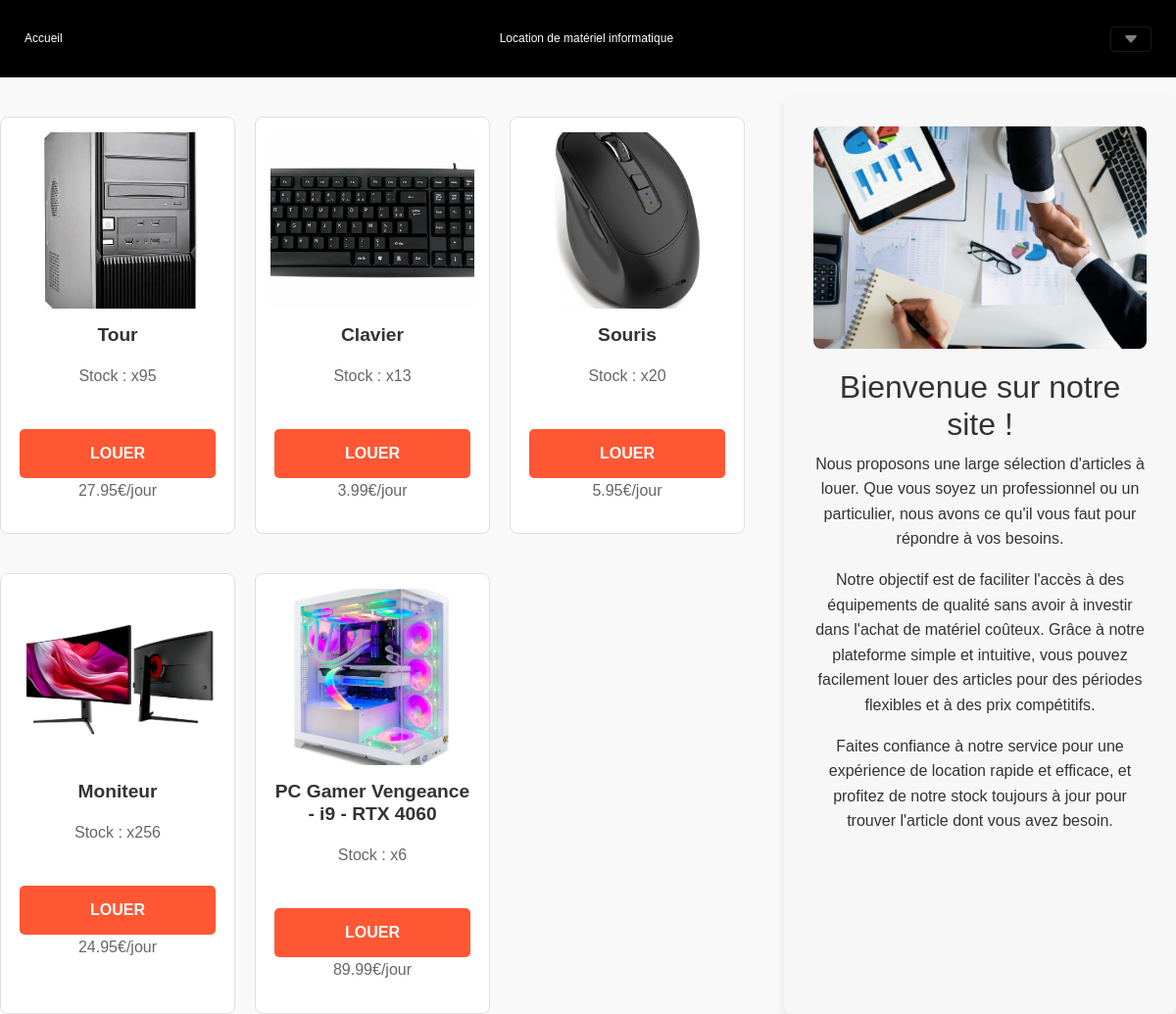
Screenshot of /?action=accueil (signed in) with the database file from the repository.
### tables this page shows
CREATE TABLE `equipement` (
  `id` int(11) NOT NULL,
  `catégorie` int(11) NOT NULL,
  `libelle` varchar(50) NOT NULL,
  `description` varchar(255) NOT NULL,
  `stock` int(11) NOT NULL,
  `prix` float NOT NULL
);

### Controlleur/ctrlAccueil.php (called while the page is built)
<?php
include "$racine/vue/VueEntete.php";
include_once("$racine/model/ModelEquipementDAO.php");
$resultat = ModelEquipementDAO::getAllEquipement();
include "$racine/vue/VueAccueil.php";
include "$racine/vue/VuePied.php";
?>

### index.php (called while the page is built, shortened)
<?php
    $racine = dirname(__FILE__);
    $action = filter_input(INPUT_GET, 'action', FILTER_SANITIZE_STRING);
    $controleur = Routeur::getControleur($action);
    include "$racine/Controlleur/$controleur";
    ?>

### Data/connexionDB.php (called while the page is built, shortened)
<?php
   class ConnexionDB{
        private static $connexion;
        public static function getInstance(){
            if(!self::$connexion){
                try {
                    $serveur = 'mysql:host=localhost;';
                    $bdd = 'dbname=gretagenis';
                    $user = 'root' ;
                    $mdp = '' ;
                    self::$connexion = new PDO($serveur.$bdd, $user, $mdp);
                    self::$connexion->query("SET CHARACTER SET utf8");
                } catch (PDOException $e) {
                        echo " Error connexion: " . $serveur . " " . $bdd . " " . $user . " " . $mdp . " " . $e->getMessage() ;
                        throw new Exception("Erreur à  la connexion \n" . $e->getMessage());
                }
            }
            return self::$connexion;
        }
     }
?>

### Model/ModelEquipementDAO.php (called while the page is built, shortened)
<?php
include_once("./Data/ConnexionDB.php");
include_once("./classes/Equipement.php");
include_once("./Model/ModelCategorieDAO.php");
class ModelEquipementDAO {
    public static function getAllEquipement(){
        try{
            $req = ConnexionDB::getInstance()->query("SELECT * FROM equipement ");
            $req->execute();
             while ($ligne = $req->fetch(PDO::FETCH_ASSOC)) {
                $unObjet = new Equipement(
                    $ligne['id'],
                    $ligne['libelle'],
                    $ligne['prix'],
                    $ligne['stock'],
                    ModelCategorieDAO::getCategorie($ligne['catégorie']),
                    $ligne['description']
                );
                $resultat[] = $unObjet;
            }
            return $resultat;
        }catch(PDOException $ex){
            print "Erreur : ". $ex->getMessage();
        }
    }
}
?>

### Model/ModelCategorieDAO.php (called while the page is built, shortened)
<?php
include_once("Data/ConnexionDB.php");
class ModelCategorieDAO{
    public static function getCategorie($id){
        $req = ConnexionDB::getInstance()->prepare("SELECT * FROM categorie WHERE id = ?");
        $req -> execute(array($id));
        $row = $req->fetch(PDO::FETCH_ASSOC);
        return $row['libelle'];
    }
}
?>

### classes/Equipement.php (called while the page is built, shortened)
<?php
class Equipement {
    private string $code;
    private string $libelle;
    private ?string $stock ;
    private ?string $prix;
        function __construct(string $code, string $libelle, string $p = null, string $s = null, string $c = null, $d = null){
            $this->code = $code;
            $this->libelle = $libelle;
            $this ->stock = $s;
            $this ->prix = $p;
        }
    public function getLibelle(){
        return $this->libelle;
    }
    public function getCode(){
        return $this->code;
    }
    public function getStock(){
        return $this->stock;
    }
    public function getPrix(){
        return $this->prix;
    }
}

### Vue/vueAccueil.php (the view, shortened to what this page needs)
<div class="ensemble">
    <div class="equip">
        <?php for($i = 0; $i < count($resultat); $i++): ?>
            <?php if($resultat[$i]->getStock() > 0): ?>
                <div class="defaut">
                    <img class="photo" src="<?php echo "./img/".$resultat[$i]->getCode(); ?>.jpg" alt="img" />
                    <div class="enfant">
                        <h1><?=$resultat[$i]->getLibelle()?></h1>
                        <p>Stock : x<?=$resultat[$i]->getStock()?></p>
                        <div class="prix">
                        <a href="./?action=location&article=<?=$resultat[$i]->getCode()?>" class="btn">Louer</a>
                        <p><?=$resultat[$i]->getPrix()?>€/jour </p>
                        </div>
                    </div>
                </div>
            <?php endif; ?>
        <?php endfor ?>
    </div>
    <div class="description">
        <img class="img-fluid" src="./img/commercial.jpg" alt="Commercial" />
        <h2>Bienvenue sur notre site !</h2>
        <p>Nous proposons une large sélection d'articles à louer. Que vous soyez un professionnel ou un particulier, nous avons ce qu'il vous faut pour répondre à vos besoins.</p>
        <p>Notre objectif est de faciliter l'accès à des équipements de qualité sans avoir à investir dans l'achat de matériel coûteux. Grâce à notre plateforme simple et intuitive, vous pouvez facilement louer des articles pour des périodes flexibles et à des prix compétitifs.</p>
        <p>Faites confiance à notre service pour une expérience de location rapide et efficace, et profitez de notre stock toujours à jour pour trouver l'article dont vous avez besoin.</p>
    </div>
</div>

### Vue/vueAccueil.php (style rules this page uses)
* { box-sizing: border-box; margin: 0; padding: 0; font-family: 'Poppins', sans-serif; }
body { background-color: #f9f9f9; color: #333; line-height: 1.6; }
.ensemble { display: flex; flex-direction: row; width: 100%; gap: 20px; justify-content: space-between; margin-top: 20px; }
.equip { display: flex; flex-wrap: wrap; gap: 20px; justify-content: flex-start; width: 65%; height: 20%; }
.defaut { display: flex; flex-direction: column; padding: 15px; margin-top: 20px; border: solid 1px #e0e0e0; border-radius: 8px; width: calc(33.333% - 20px); background-color: #fff; transition: box-shadow 0.3s ease-in-out; }
.photo { width: 100%; height: 180px; object-fit: cover; border-radius: 8px; margin-bottom: 15px; }
.enfant { display: flex; flex-direction: column; gap: 10px; text-align: center; }
.enfant h1 { font-size: 1.2rem; font-weight: 600; color: #333; }
.enfant p { font-size: 1rem; color: #666; }
.btn { padding: 12px 20px; width: 100%; max-width: 200px; background-color: #ff5733; color: white; text-decoration: none; text-transform: uppercase; border-radius: 5px; font-weight: bold; text-align: center; margin-top: 15px; transition: background-color 0.3s ease, transform 0.3s ease; }
.description { background-color: #f7f7f7; padding: 30px; border-radius: 8px; flex: 2 ; text-align: center; box-shadow: 0 4px 8px rgba(0, 0, 0, 0.1); }
.description img { max-width: 100%; border-radius: 8px; margin-bottom: 20px; }

### rows the page displays
equipement: shows a picture, libelle "Tour", stock "95", prix "27.95"
equipement: shows a picture, libelle "Clavier", stock "13", prix "3.99"
equipement: shows a picture, libelle "Souris", stock "20", prix "5.95"
equipement: shows a picture, libelle "Moniteur", stock "256", prix "24.95"
equipement: shows a picture, description "PC Gamer Vengeance - i9 - RTX 4060", stock "6", prix "89.99"
